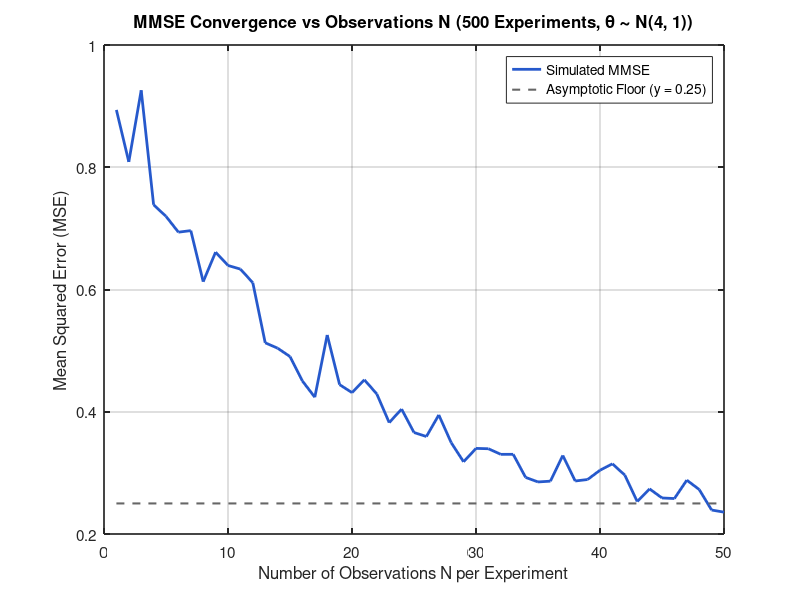
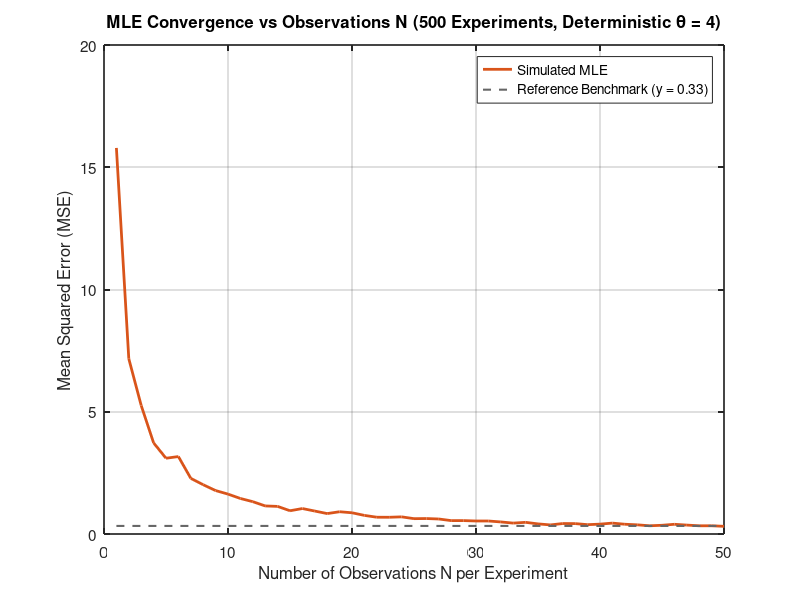
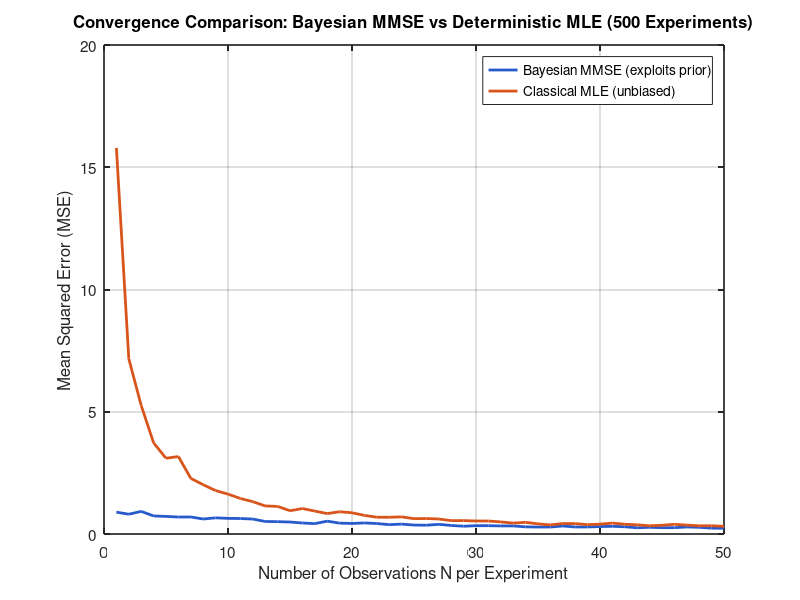

The MATLAB source for these figures, in order:
% Estimation and Detection Theory - AUTh 2024
% Topic 2: Classical Linear Model & Bayesian Estimation
% Part 3: MSE Convergence Comparison (Bayesian MMSE vs Classical MLE)
% Authors: Dimitrios Ioannidis, Anastasios Theocharis Sotiropoulos
%%
clear; close all; clc;

experiments = 500;       % Monte Carlo realizations
max_observations = 50;   % Up to N = 50 observations

mu_w = 0;
sigma_w = 2;
mu_th = 4;
sigma_th = 1;
h = 0.5;

has_stats = exist('normrnd', 'file');

%% MMSE Estimator: Bayesian Gaussian-Gaussian Model
MMSE = @(x_n) 2 / (16 + length(x_n)) * sum(x_n) - 4 * length(x_n) / (16 + length(x_n)) + 4;

mse_observations_mmse = zeros(1, max_observations);
for i = 1:max_observations
    mse_exp = zeros(1, experiments);
    for j = 1:experiments
        if has_stats
            th_n = normrnd(mu_th, sigma_th);
            w_n = normrnd(mu_w, sigma_w, 1, i);
        else
            th_n = mu_th + sigma_th * randn();
            w_n = mu_w + sigma_w * randn(1, i);
        end
        x_n = h * th_n + w_n;
        
        th_estim_MMSE = MMSE(x_n);
        mse_exp(j) = (th_estim_MMSE - th_n)^2;
    end
    mse_observations_mmse(i) = mean(mse_exp);
end

%% MLE Estimator: Deterministic Unknown Parameter (theta = 4)
MLE = @(x_n) 2 / length(x_n) * sum(x_n);

mse_observations_mle = zeros(1, max_observations);
th_deterministic = 4;

for i = 1:max_observations
    mse_exp = zeros(1, experiments);
    for j = 1:experiments
        if has_stats
            w_n = normrnd(mu_w, sigma_w, 1, i);
        else
            w_n = mu_w + sigma_w * randn(1, i);
        end
        x_n = h * th_deterministic + w_n;
        
        th_estim_MLE = MLE(x_n);
        mse_exp(j) = (th_estim_MLE - th_deterministic)^2;
    end
    mse_observations_mle(i) = mean(mse_exp);
end

%% Plotting & Asset Generation
output_dir = fullfile('..', 'assets', '02-bayesian-mmse-vs-mle');
if ~exist(output_dir, 'dir')
    mkdir(output_dir);
end

% 1. MMSE Convergence
fig1 = figure('Name', 'MSE Convergence (MMSE)', 'NumberTitle', 'off', 'Position', [100 50 800 550]);
plot(1:max_observations, mse_observations_mmse, 'LineWidth', 2, 'Color', [0.15 0.35 0.8]);
hold on;
line([1 max_observations], [0.25 0.25], 'Color', [0.4 0.4 0.4], 'LineStyle', '--', 'LineWidth', 1.5);
grid on;
xlabel('Number of Observations N per Experiment', 'FontSize', 13);
ylabel('Mean Squared Error (MSE)', 'FontSize', 13);
title(sprintf('MMSE Convergence vs Observations N (%d Experiments, \\theta \\sim N(4, 1))', experiments), 'FontSize', 14);
set(gca, 'FontSize', 11, 'LineWidth', 1.2);
legend('Simulated MMSE', 'Asymptotic Floor (y = 0.25)', 'Location', 'northeast');
exportgraphics(fig1, fullfile(output_dir, 'mse_convergence_mmse.png'));

% 2. MLE Convergence
fig2 = figure('Name', 'MSE Convergence (MLE)', 'NumberTitle', 'off', 'Position', [100 50 800 550]);
plot(1:max_observations, mse_observations_mle, 'LineWidth', 2, 'Color', [0.85 0.33 0.1]);
hold on;
line([1 max_observations], [0.33 0.33], 'Color', [0.4 0.4 0.4], 'LineStyle', '--', 'LineWidth', 1.5);
grid on;
xlabel('Number of Observations N per Experiment', 'FontSize', 13);
ylabel('Mean Squared Error (MSE)', 'FontSize', 13);
title(sprintf('MLE Convergence vs Observations N (%d Experiments, Deterministic \\theta = 4)', experiments), 'FontSize', 14);
set(gca, 'FontSize', 11, 'LineWidth', 1.2);
legend('Simulated MLE', 'Reference Benchmark (y = 0.33)', 'Location', 'northeast');
exportgraphics(fig2, fullfile(output_dir, 'mse_convergence_mle.png'));

% 3. Dual Comparison Plot
fig3 = figure('Name', 'MSE Comparison (MMSE vs MLE)', 'NumberTitle', 'off', 'Position', [100 50 850 550]);
plot(1:max_observations, mse_observations_mmse, 'LineWidth', 2, 'Color', [0.15 0.35 0.8]);
hold on;
plot(1:max_observations, mse_observations_mle, 'LineWidth', 2, 'Color', [0.85 0.33 0.1]);
grid on;
xlabel('Number of Observations N per Experiment', 'FontSize', 13);
ylabel('Mean Squared Error (MSE)', 'FontSize', 13);
title(sprintf('Convergence Comparison: Bayesian MMSE vs Deterministic MLE (%d Experiments)', experiments), 'FontSize', 14);
set(gca, 'FontSize', 11, 'LineWidth', 1.2);
legend('Bayesian MMSE (exploits prior)', 'Classical MLE (unbiased)', 'Location', 'northeast');
exportgraphics(fig3, fullfile(output_dir, 'mse_convergence_comparison.png'));
